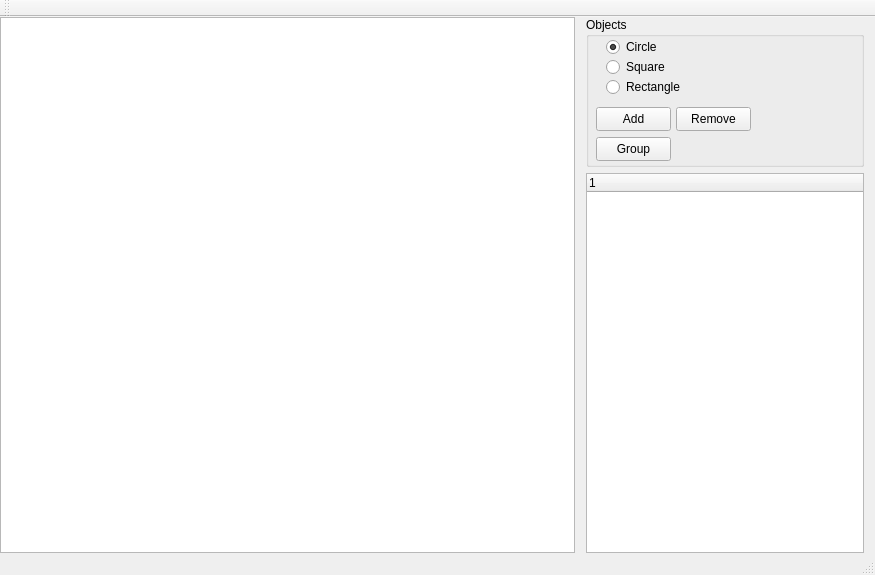
<?xml version="1.0" encoding="UTF-8"?>
<ui version="4.0">
 <class>VirtualWorldClass</class>
 <widget class="QMainWindow" name="VirtualWorldClass">
  <property name="geometry">
   <rect>
    <x>0</x>
    <y>0</y>
    <width>875</width>
    <height>575</height>
   </rect>
  </property>
  <property name="windowTitle">
   <string>VirtualWorld</string>
  </property>
  <widget class="QWidget" name="centralWidget">
   <layout class="QHBoxLayout" name="horizontalLayout">
    <property name="spacing">
     <number>0</number>
    </property>
    <property name="leftMargin">
     <number>0</number>
    </property>
    <property name="topMargin">
     <number>0</number>
    </property>
    <property name="rightMargin">
     <number>0</number>
    </property>
    <property name="bottomMargin">
     <number>0</number>
    </property>
    <item>
     <widget class="QWidget" name="widget" native="true">
      <layout class="QHBoxLayout" name="horizontalLayout_2">
       <property name="spacing">
        <number>0</number>
       </property>
       <property name="leftMargin">
        <number>0</number>
       </property>
       <property name="topMargin">
        <number>0</number>
       </property>
       <property name="rightMargin">
        <number>0</number>
       </property>
       <property name="bottomMargin">
        <number>0</number>
       </property>
       <item>
        <widget class="QGraphicsView" name="graphicsView">
         <property name="dragMode">
          <enum>QGraphicsView::NoDrag</enum>
         </property>
         <property name="viewportUpdateMode">
          <enum>QGraphicsView::SmartViewportUpdate</enum>
         </property>
        </widget>
       </item>
      </layout>
     </widget>
    </item>
    <item>
     <widget class="QWidget" name="widget_2" native="true">
      <property name="sizePolicy">
       <sizepolicy hsizetype="Expanding" vsizetype="Expanding">
        <horstretch>0</horstretch>
        <verstretch>0</verstretch>
       </sizepolicy>
      </property>
      <property name="minimumSize">
       <size>
        <width>200</width>
        <height>0</height>
       </size>
      </property>
      <property name="maximumSize">
       <size>
        <width>300</width>
        <height>16777215</height>
       </size>
      </property>
      <layout class="QVBoxLayout" name="verticalLayout">
       <property name="topMargin">
        <number>0</number>
       </property>
       <property name="bottomMargin">
        <number>0</number>
       </property>
       <item>
        <widget class="QGroupBox" name="groupBox">
         <property name="minimumSize">
          <size>
           <width>0</width>
           <height>150</height>
          </size>
         </property>
         <property name="title">
          <string>Objects</string>
         </property>
         <widget class="QRadioButton" name="radioButton_Circle">
          <property name="geometry">
           <rect>
            <x>20</x>
            <y>20</y>
            <width>89</width>
            <height>20</height>
           </rect>
          </property>
          <property name="text">
           <string>Circle</string>
          </property>
          <property name="checked">
           <bool>true</bool>
          </property>
          <attribute name="buttonGroup">
           <string notr="true">buttonGroup</string>
          </attribute>
         </widget>
         <widget class="QRadioButton" name="radioButton_Square">
          <property name="geometry">
           <rect>
            <x>20</x>
            <y>40</y>
            <width>89</width>
            <height>20</height>
           </rect>
          </property>
          <property name="text">
           <string>Square</string>
          </property>
          <attribute name="buttonGroup">
           <string notr="true">buttonGroup</string>
          </attribute>
         </widget>
         <widget class="QRadioButton" name="radioButton_Rectangle">
          <property name="geometry">
           <rect>
            <x>20</x>
            <y>60</y>
            <width>89</width>
            <height>20</height>
           </rect>
          </property>
          <property name="text">
           <string>Rectangle</string>
          </property>
          <attribute name="buttonGroup">
           <string notr="true">buttonGroup</string>
          </attribute>
         </widget>
         <widget class="QPushButton" name="Object_GroupButton">
          <property name="geometry">
           <rect>
            <x>10</x>
            <y>120</y>
            <width>75</width>
            <height>24</height>
           </rect>
          </property>
          <property name="text">
           <string>Group</string>
          </property>
         </widget>
         <widget class="QPushButton" name="Object_AddButton">
          <property name="geometry">
           <rect>
            <x>10</x>
            <y>90</y>
            <width>75</width>
            <height>24</height>
           </rect>
          </property>
          <property name="text">
           <string>Add</string>
          </property>
         </widget>
         <widget class="QPushButton" name="Object_RemoveButton">
          <property name="geometry">
           <rect>
            <x>90</x>
            <y>90</y>
            <width>75</width>
            <height>24</height>
           </rect>
          </property>
          <property name="text">
           <string>Remove</string>
          </property>
         </widget>
        </widget>
       </item>
       <item>
        <widget class="QTreeWidget" name="treeWidget">
         <column>
          <property name="text">
           <string notr="true">1</string>
          </property>
         </column>
        </widget>
       </item>
      </layout>
     </widget>
    </item>
   </layout>
  </widget>
  <widget class="QMenuBar" name="menuBar">
   <property name="geometry">
    <rect>
     <x>0</x>
     <y>0</y>
     <width>875</width>
     <height>22</height>
    </rect>
   </property>
  </widget>
  <widget class="QToolBar" name="mainToolBar">
   <attribute name="toolBarArea">
    <enum>TopToolBarArea</enum>
   </attribute>
   <attribute name="toolBarBreak">
    <bool>false</bool>
   </attribute>
  </widget>
  <widget class="QStatusBar" name="statusBar"/>
 </widget>
 <layoutdefault spacing="6" margin="11"/>
 <resources/>
 <connections/>
 <buttongroups>
  <buttongroup name="buttonGroup"/>
 </buttongroups>
</ui>
